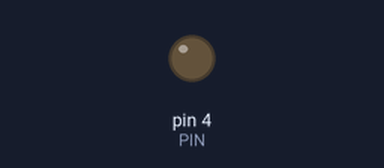
The sketch below on a simulated Arduino Uno, built with avr-gcc and run on an emulated ATmega328P. Shown: output pins drawn as LEDs (lit = HIGH).

Above: at 14.0 s.
At 43.0 s:
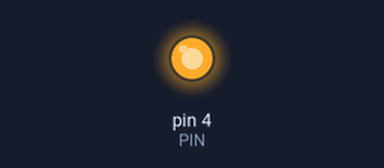
Timing chart, 0 to 78.0 s (numbered marks = the images above):
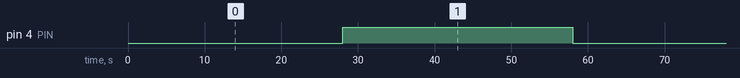

The sketch:

InterruptTest30Sec.ino
```cpp
#define PIN 4
#define INTERRUPT_PERIODS 15 // Interrupt_Period = # * 2 (in sec)

volatile byte interruptCount = 0;
volatile bool statusLED = 0;

void setup() {

  pinMode(PIN, OUTPUT);
  digitalWrite(PIN, LOW);

  cli(); // Stop interrupts from proccessing

  // Init interrupt on timer1 @ 0.5Hz
  TCCR1A = 0; // set entire TCCR1A register to 0
  TCCR1B = 0; // same for TCCR1B
  TCNT1  = 0; //initialize counter value to 0

  OCR1A = 31249;  // Compare Match Register Value
                  // This set the frequency to 0.5Hz

  // turn on CTC mode
  TCCR1B |= (1 << WGM12);
  // Set CS10 and CS12 bits for 1024 prescaler
  TCCR1B |= (1 << CS12) | (1 << CS10);
  // enable timer compare interrupt
  TIMSK1 |= (1 << OCIE1A);

  sei(); // Enable interrupts

}

void loop() {

  // Nothing in the loop

}

// Timer1 interrupt callback (just pulsing the output of PIN)
ISR(TIMER1_COMPA_vect){
  // Increment the count and check if we hit the # periods
  if( ++interruptCount >= INTERRUPT_PERIODS ) {
    interruptCount = 0;
    statusLED = !statusLED;
    digitalWrite(PIN, statusLED);
  }
}
```

Measured:
- by itself, pin 4 (PIN): alternates HIGH for 30.0 s and LOW for 30.0 s
